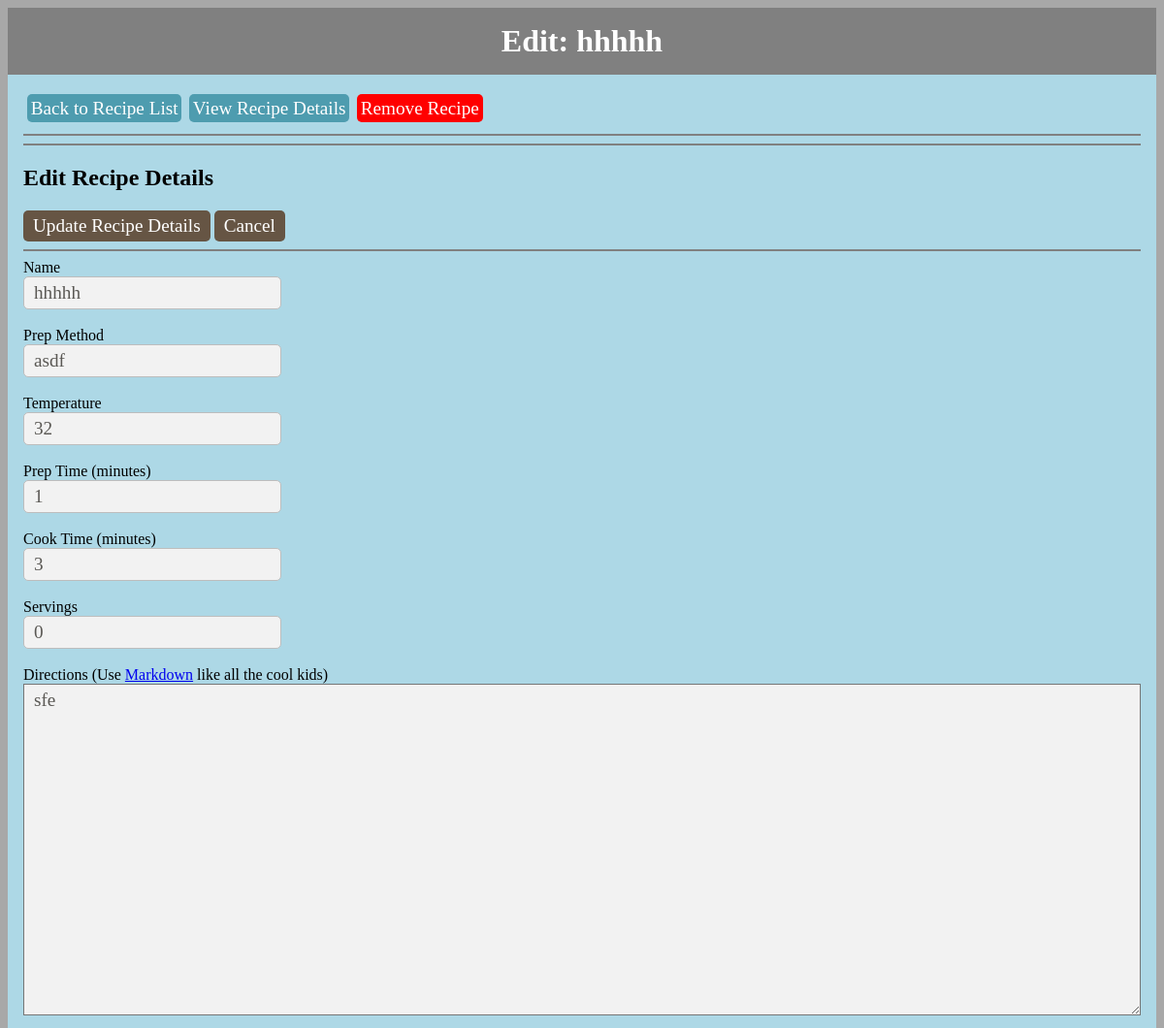
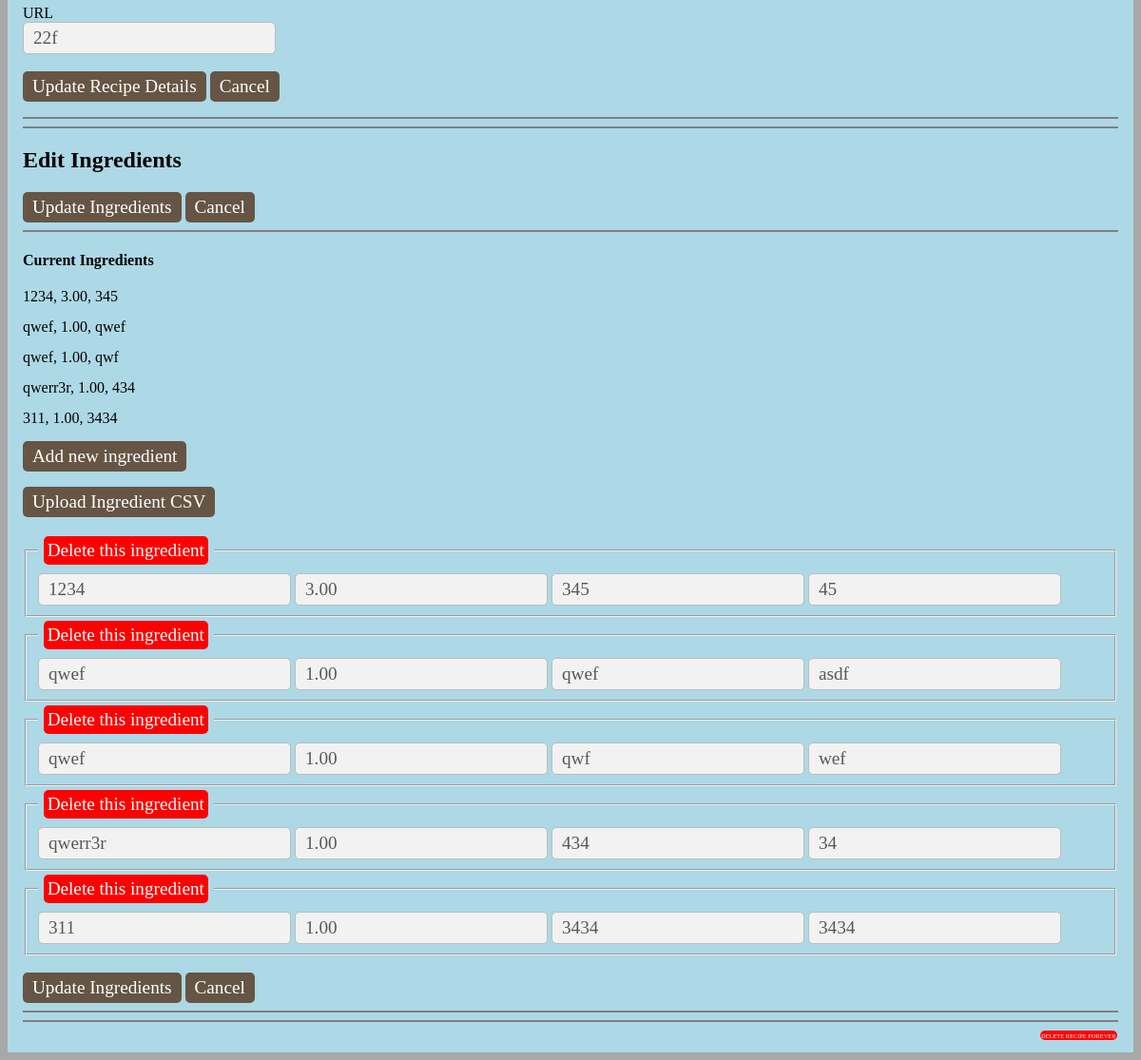
The page /menu/116/editrecipe on the database its author committed (2 pictures, top to bottom).
### menu/models.py (models this page shows, shortened)
class Recipe(models.Model):
    id = models.AutoField(primary_key=True)
    name = models.CharField(max_length=80, unique=True)
    prepMethod = models.CharField(max_length=30, null=True, blank=True)
    temperature = models.CharField(max_length=10, null=True, blank=True)
    directions = models.TextField(null=True)
    source = models.CharField(max_length=1000, null=True, blank=True)
    servings = models.IntegerField(default=0)
    prepTime = models.IntegerField(default=0)
    cookTime = models.IntegerField(default=0)
    enabled = models.BooleanField(default=True)
    class Meta:
        ordering = ('name', )

class Ingredient(models.Model):
    id = models.AutoField(primary_key=True)
    recipe = models.ForeignKey(Recipe)
    name = models.CharField(max_length=80, null=False)
    comment = models.CharField(max_length=80, null=True, blank=True)
    amount = models.DecimalField(max_digits=10, decimal_places=2, default=0.0)
    unit = models.CharField(max_length=30, null=True, blank=True)
    class Meta:
        ordering = ('id', )
        unique_together = ('name', 'recipe', 'amount', 'unit',)

### menu/views.py (the view)
# urls.py: url(r'^(?P<pk>[0-9]+)/editrecipe$', views.EditRecipe.as_view(), name='editrecipe'),
class EditRecipe(generic.DetailView):
    model = Recipe
    template_name = 'menu/editrecipe.html'
    def get_queryset(self):
        return Recipe.objects.all()

### menu/templates/menu/editrecipe.html (shortened to what this page needs)
{% load staticfiles %}
{% load menu_extras %}
{% include "menu/stylesheets.html" %}
<div id="title">
    Edit: {{ recipe.name }}
</div>
<div id="content">
    <div>
        <a class="button" id="nav" href="{% url 'menu:index' %}">Back to Recipe List</a>
        <a class="button" id="nav" href="{% url 'menu:recipedetails' recipe.id %}">View Recipe Details</a>
        <a class="button" id="delete" href="{% url 'menu:disablerecipe' recipe.id %}">Remove Recipe</a>
    </div><div style="clear:both"></div>
    <hr noshade><hr noshade>
    <h2>Edit Recipe Details</h2>
    <form action="{% url 'menu:updaterecipe' recipe.id %}" method="post">
    <input type=submit value="Update Recipe Details" id="submit"/>
    <a class="button" href="{% url 'menu:recipedetails' recipe.id %}">Cancel</a>
    <hr noshade>
        Name<br><input type=text name="name" value="{{ recipe.name }}" id="text"><br><br>
        Prep Method<br><input type=text name="method" value="{{ recipe.prepMethod }}" id="text"><br><br>
        Temperature<br><input type=text name="temp" value="{{ recipe.temperature }}" id="text"><br><br>
        Prep Time (minutes)<br><input type=text name="prep" value="{{ recipe.prepTime }}" id="text"><br><br>
        Cook Time (minutes)<br><input type=text name="cook" value="{{ recipe.cookTime }}" id="text"><br><br>
        Servings<br><input type=text name="serves" value="{{ recipe.servings }}" id="text"><br><br>
        Directions (Use <a target="blank" href="https://en.wikipedia.org/wiki/Markdown#Example">Markdown</a> like all the cool kids)<br><textarea name="directions" ROWS=15 COLS=35>{{ recipe.directions }}</textarea><br><br>
        URL<br><input type=text name="source" value="{{ recipe.source }}" id="text"><br><br>
        <input type=submit value="Update Recipe Details" id="submit"/>
        <a class="button" href="{% url 'menu:recipedetails' recipe.id %}">Cancel</a>
    </form>
    <hr noshade><hr noshade>
    <h2>Edit Ingredients</h2>
    <input type=submit value="Update Ingredients" id="submit">
    <a class="button" href="{% url 'menu:recipedetails' recipe.id %}">Cancel</a>
    <hr noshade>
    <form action="{% url 'menu:updateingredient' recipe.id %}" method="post">
        <h4>Current Ingredients</h4>
            {% for i in recipe.ingredient_set.all %}
                <ul>
                    <li id="nospace">{{ i.name }}, {{ i.amount }}, {{ i.unit }}</li>
                </ul>
            {% endfor %}
        <p><a class="button" href="{% url 'menu:addingredient' recipe.id %}" method="post">Add new ingredient</a></p>
        <p><a class="button" href="{% url 'menu:uploadrecipe' %}" method="post">Upload Ingredient CSV</a></p>
        {% for i in recipe.ingredient_set.all %}
            <fieldset name = "{{i.id}},ingredients">
                <legend><a class="button" id="delete" href="{% url 'menu:deleteingredient' i.id %}" method="post">Delete this ingredient</a></legend>
                <input type=text value="{{ i.name }}" name="{{i.id}},name">
                <input type=text value="{{ i.amount }}" name="{{i.id}},amount">
                <input type=text value="{{ i.unit}}" name="{{i.id}},unit">
                <input type=text value="{{ i.comment }}" name="{{i.id}},comment">
            </fieldset>
        {% endfor %}
        <br>
        <input type=submit value="Update Ingredients" id="submit">
        <a class="button" href="{% url 'menu:recipedetails' recipe.id %}">Cancel</a>
        <hr noshade><hr noshade>
        <a class="button" id="deleteforever" href="{% url 'menu:deleterecipeforever' recipe.id %}">DELETE RECIPE FOREVER</a>
    </form>
</div>

### menu/static/menu/css/style.css (style rules this page uses)
* { font-family: Palatino,"Palatino Linotype","Palatino LT STD","Book Antiqua",Georgia,serif; }
textarea { font-size: 120%; color: #5a5854; background-color: #f2f2f2; padding: 5px 5px 5px 10px; width:100%; }
input { font-size: 1.2em; color: #5a5854; background-color: #f2f2f2; border: 1px solid #bdbdbd; border-radius: 5px; padding: 5px 10px 5px 10px; display: inline-block; }
input[type="text"] { font-size: 1.2em; width: auto; background: #f2f2f2 }
input#submit { color: #ffffff; background-color: #665544; border: none; border-radius: 5px; }
ul { list-style:none; padding-left:0; }
li { line-height: 2em; }
li#nospace { line-height: 1em; }
.button { display: inline-block; background-color: #665544; border-radius: 5px; color: white; text-decoration: none; font-size: 1.2em; padding: 5px 10px 5px 10px; }
.button#nav { background-color: #4E9CAF; padding: .2em; text-align: center; margin: .2em; float: left; display: inline block; text-size: 1em; }
.button#delete { background-color: red; padding: .2em; text-align: center; margin: .2em; display: inline block; text-size: 1em; }
.button#deleteforever { background-color: red; float:right; padding: .2em; text-align: center; margin: .2em; display: inline block; font-size: .4em; }
#title { background:grey; text-align:center; font-weight:bold; padding: 0.5em; color: white; font-size: 2em; }
#content { display: block; background:lightblue; padding: 1em; white-space: wrap; }

### rows shown on the page
Recipe: name "hhhhh", method "asdf", temp "32", prep "1", cook "3", serves "0", directions "sfe", source "22f"
Ingredient: name "1234", amount "3.00", unit "345", comment "45"
Ingredient: name "qwef", amount "1.00", unit "qwef", comment "asdf"
Ingredient: name "qwef", amount "1.00", unit "qwf", comment "wef"
Ingredient: name "qwerr3r", amount "1.00", unit "434", comment "34"
Ingredient: name "311", amount "1.00", unit "3434", comment "3434"
